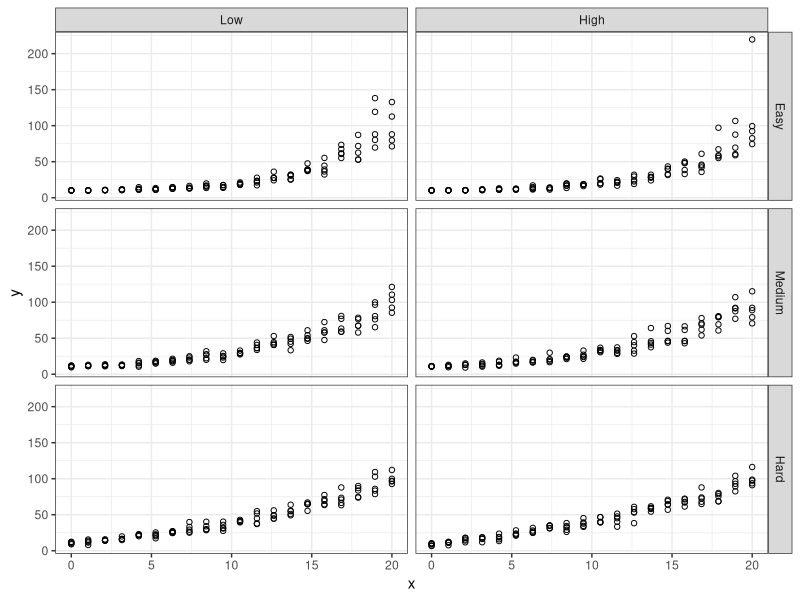
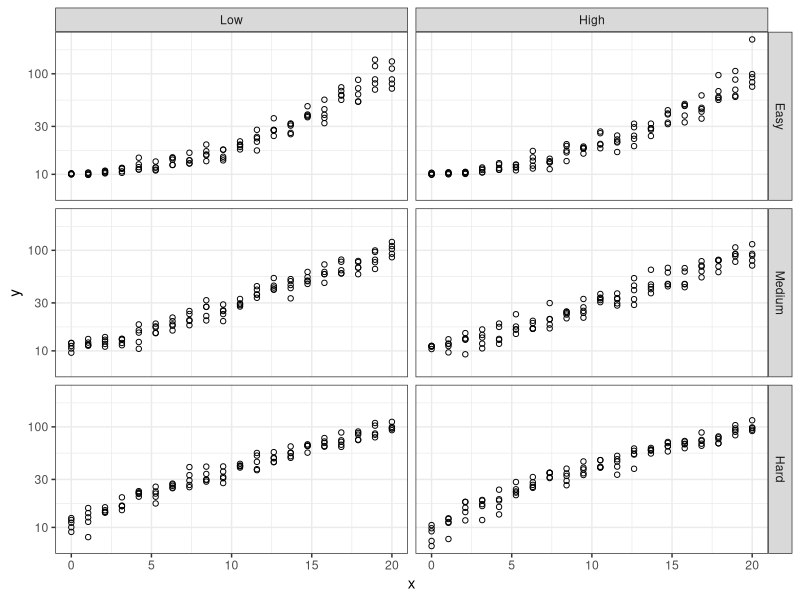
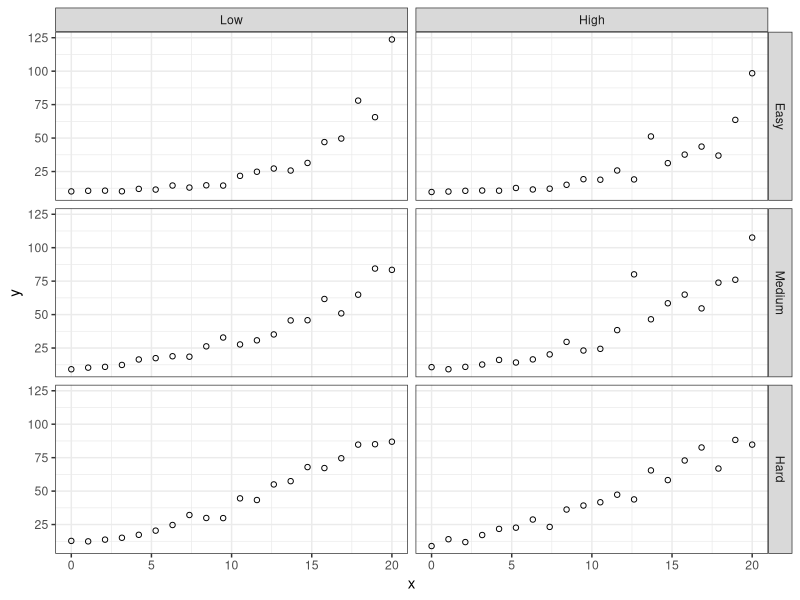

R code for these plots, in order: (Note: a time limit stopped this script after it produced the figures.)
## ---- chunk 1
knitr::opts_chunk$set(echo = T, out.width = "100%", dpi = 300, message = F)
library(knitr)
require(tidyverse)
require(gridExtra)
require(scales)
library(purrr)

expSim <- function(xMid, sigma, N = 20, nReps = 1, xRange = c(0,20), yRange = c(10,100)){
  
  lineData   <- tibble(xLine = seq(xRange[1],xRange[2],0.1),
                       yLine = ((yRange[1]-yRange[2])/(xRange[2]-xRange[1]))*(xLine-xRange[1])+yRange[2])
  pointsData <- tibble(xPoint = c(xRange[1], (xMid-0.1), (xMid+0.1), xRange[2]),
                       yPoint = c(yRange[1], lineData$yLine[lineData$xLine == xMid], lineData$yLine[lineData$xLine == xMid], yRange[2]))
  
  
  lm.fit <- lm(log(yPoint) ~ xPoint, data = pointsData)
  alpha.0  <- exp(coef(lm.fit)[1]) %>% as.numeric()
  beta.0   <- coef(lm.fit)[2] %>% as.numeric()
  theta.0 <- min(pointsData$yPoint) * 0.5  
  start <- list(alpha = alpha.0, beta = beta.0, theta = theta.0)
  nonlinear.fit   <- nls(yPoint ~ alpha * exp(beta * xPoint) + theta , data = pointsData, start = start)
  alpha <- (coef(nonlinear.fit)[1] %>% as.numeric())/(exp((sigma^2)/2))
  beta <- coef(nonlinear.fit)[2] %>% as.numeric()
  theta <- coef(nonlinear.fit)[3] %>% as.numeric()
  
  expData <- tibble(x = rep(seq(xRange[1],xRange[2], length.out = N), nReps),
                    y = alpha*exp(beta*x + rnorm(N*nReps,0,sigma)) + theta)
  return(expData)
}

# Evaluate Fit ---------------------------------------------------------------------

calcLOF <- 
  function(sim.data){
    if(nrow(sim.data)/length(unique(sim.data$x)) > 1){
    lof.mod <- lm(y ~ as.factor(x), data = sim.data)
    lof <- anova(lof.mod) %>% 
      broom::tidy() %>%
      filter(term == "as.factor(x)") %>%
      select(statistic)
    } else {
      lof.mod <- NULL
      lof <- NULL
    }
    return(lof)
  }
## ---- chunk 2
#Identify parameters
parmCombos <- data.frame(Curvature = c("Hard", "Hard", "Medium", "Medium", "Easy", "Easy"),
                         Variability = c("Low", "High", "Low", "High", "Low", "High"),
                         # beta  = c(0.07, 0.07, 0.15, 0.15, 0.3, 0.3),
                         xMid  = c(11.8,  11.8,   13,   13,   14.5,  14.5),
                         sigma = c(0.07, 0.09, 0.14, 0.18, 0.25, 0.33)
                         )
# parmCombos %>% kable(format = "pandoc")
## ---- chunk 3
simData5 <- parmCombos %>%
                  mutate(data = pmap(list(xMid,sigma,nReps = 5),expSim)) %>%
                  unnest(data)

simData5 %>%
  mutate(Curvature = factor(Curvature, levels = c("Easy", "Medium", "Hard"))) %>%
  mutate(Variability = factor(Variability, levels = c("Low", "High"))) %>%
  ggplot(aes(x = x, y = y)) +
  geom_point(shape = 1) +
  theme_bw() +
  facet_grid(Curvature ~ Variability)

simData5 %>%
  mutate(Curvature = factor(Curvature, levels = c("Easy", "Medium", "Hard"))) %>%
  mutate(Variability = factor(Variability, levels = c("Low", "High"))) %>%
  ggplot(aes(x = x, y = y)) +
  geom_point(shape = 1) +
  theme_bw() +
  facet_grid(Curvature ~ Variability) +
  scale_y_continuous(trans = "log10")
## ---- chunk 4
simData1 <- parmCombos %>%
                  mutate(data = pmap(list(xMid,sigma,nReps = 1),expSim)) %>%
                  unnest(data)

simData1 %>%
  mutate(Curvature = factor(Curvature, levels = c("Easy", "Medium", "Hard"))) %>%
  mutate(Variability = factor(Variability, levels = c("Low", "High"))) %>%
  ggplot(aes(x = x, y = y)) +
  geom_point(shape = 1) +
  theme_bw() +
  facet_grid(Curvature ~ Variability)

simData1 %>%
  mutate(Curvature = factor(Curvature, levels = c("Easy", "Medium", "Hard"))) %>%
  mutate(Variability = factor(Variability, levels = c("Low", "High"))) %>%
  ggplot(aes(x = x, y = y)) +
  geom_point(shape = 1) +
  theme_bw() +
  facet_grid(Curvature ~ Variability) +
  scale_y_continuous(trans = "log10")
## ---- chunk 5

lofData <- parmCombos %>%
                  expand_grid(replicate = seq(1,1000,1)) %>%
                  mutate(data = pmap(list(xMid,sigma,nReps = 10),expSim)) %>%
                  mutate(lof = map(data, calcLOF)) %>%
                  unnest(lof)

# Compare Varability within Curvature
lofData %>%
  mutate(Curvature = factor(Curvature, levels = c("Easy", "Medium", "Hard"))) %>%
  mutate(Variability = factor(Variability, levels = c("Low", "High"))) %>%
  ggplot(aes(x = statistic, fill = Variability, color = Variability)) +
  geom_density(alpha = 0.7) +
  scale_fill_brewer(palette = "Paired") + 
  scale_color_brewer(palette = "Paired") + 
  theme_bw() +
  facet_wrap(~Curvature, scale = "free") + 
  ggtitle("Lack of Fit by Difficulty Level \n Exponential with Multiplicative Error")

# Compare Curvature within Varability
lofData %>%
  mutate(Curvature = factor(Curvature, levels = c("Easy", "Medium", "Hard"))) %>%
  mutate(Variability = factor(Variability, levels = c("Low", "High"))) %>%
  ggplot(aes(x = statistic, fill = Curvature, color = Curvature)) +
  geom_density(alpha = 0.7) +
  scale_fill_brewer(palette = "Paired") + 
  scale_color_brewer(palette = "Paired") + 
  theme_bw() +
  facet_wrap(~Variability, scale = "free") + 
  ggtitle("Lack of Fit by Difficulty Level \n Exponential with Multiplicative Error")
